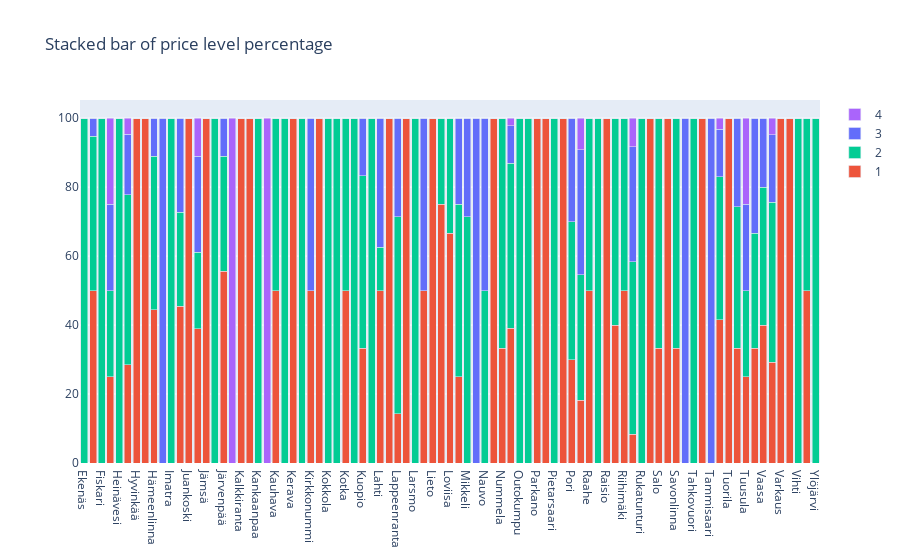

Notebook cell for this chart:
### Code cell
# fig = go.Figure(go.Bar(x=f.index, y=f[1], name=r"1", marker_color='#ED543B'))
# fig.add_trace(go.Bar(x=f.index, y=f[2], name=r"2", marker_color='#02CC94'))
# fig.add_trace(go.Bar(x=f.index, y=f[3], name=r"3", marker_color='#626DFA'))
# fig.add_trace(go.Bar(x=f.index, y=f[4], name=r"4", marker_color='#AA64FB'))

# fig.update_layout(barmode="stack", xaxis={'categoryorder':'category ascending'}, title="Stacked bar of price level percentage")
# fig.show()

### Figure 1 — Plotly figure (JSON) as saved in the notebook; plotly's stock layout.template omitted (floating-point values rounded to 4 significant figures)
{"data": [{"marker": {"color": "#ED543B"}, "name": "1", "type": "bar", "x": ["Ekenäs", "Espoo", "Fiskari", "Hanko", "Heinävesi", "Helsinki", "Hyvinkää", "Hämeenkyrö", "Hämeenlinna", "Iisalmi", "Imatra", "Joensuu", "Juankoski", "Jyväskylä", "Jämsä", "Jämsänkoski", "Järvenpää", "Kajaani", "Kalkkiranta", "Kangasala", "Kankaanpaa", "Karjaa", "Kauhava", "Kauniainen", "Kerava", "Kerma", "Kirkkonummi", "Klaukkala", "Kokkola", "Korppoo", "Kotka", "Kouvola", "Kuopio", "Kuru", "Lahti", "Laitila", "Lappeenranta", "Lappfjärd", "Larsmo", "Lempäälä", "Lieto", "Lohja", "Loviisa", "Maarianhamina", "Mikkeli", "Naantali", "Nauvo", "Nokia", "Nummela", "Oulu", "Outokumpu", "Parainen", "Parkano", "Pentinmäki", "Pietarsaari", "Pohjaslahti", "Pori", "Porvoo", "Raahe", "Raasepori", "Raisio", "Rauma", "Riihimäki", "Rovaniemi", "Rukatunturi", "Röykkä", "Salo", "Sastamala", "Savonlinna", "Seinäjoki", "Tahkovuori", "Tammela", "Tammisaari", "Tampere", "Tuorila", "Turku", "Tuusula", "Uusikaupunki", "Vaasa", "Vantaa", "Varkaus", "Vierumaki", "Vihti", "Vääksy", "Ylöjärvi"], "y": [0, 50, 0, 25, 0, 28.47, 100, 100, 44.44, 0, 0, 45.45, 100, 38.89, 100, 0, 55.56, 0, 100, 100, 0, 0, 50, 0, 100, 0, 50, 100, 0, 0, 50, 0, 33.33, 0, 50, 100, 14.29, 100, 0, 50, 100, 75, 66.67, 25, 0, 0, 0, 100, 33.33, 39.13, 0, 0, 100, 100, 0, 100, 30, 18.18, 50, 0, 100, 40, 50, 8.333, 0, 100, 33.33, 100, 33.33, 0, 0, 100, 0, 41.49, 100, 33.33, 25, 33.33, 40, 29.27, 100, 100, 0, 50, 0]}, {"marker": {"color": "#02CC94"}, "name": "2", "type": "bar", "x": ["Ekenäs", "Espoo", "Fiskari", "Hanko", "Heinävesi", "Helsinki", "Hyvinkää", "Hämeenkyrö", "Hämeenlinna", "Iisalmi", "Imatra", "Joensuu", "Juankoski", "Jyväskylä", "Jämsä", "Jämsänkoski", "Järvenpää", "Kajaani", "Kalkkiranta", "Kangasala", "Kankaanpaa", "Karjaa", "Kauhava", "Kauniainen", "Kerava", "Kerma", "Kirkkonummi", "Klaukkala", "Kokkola", "Korppoo", "Kotka", "Kouvola", "Kuopio", "Kuru", "Lahti", "Laitila", "Lappeenranta", "Lappfjärd", "Larsmo", "Lempäälä", "Lieto", "Lohja", "Loviisa", "Maarianhamina", "Mikkeli", "Naantali", "Nauvo", "Nokia", "Nummela", "Oulu", "Outokumpu", "Parainen", "Parkano", "Pentinmäki", "Pietarsaari", "Pohjaslahti", "Pori", "Porvoo", "Raahe", "Raasepori", "Raisio", "Rauma", "Riihimäki", "Rovaniemi", "Rukatunturi", "Röykkä", "Salo", "Sastamala", "Savonlinna", "Seinäjoki", "Tahkovuori", "Tammela", "Tammisaari", "Tampere", "Tuorila", "Turku", "Tuusula", "Uusikaupunki", "Vaasa", "Vantaa", "Varkaus", "Vierumaki", "Vihti", "Vääksy", "Ylöjärvi"], "y": [100, 44.74, 100, 25, 100, 49.26, 0, 0, 44.44, 0, 100, 27.27, 0, 22.22, 0, 100, 33.33, 0, 0, 0, 100, 0, 50, 100, 0, 100, 0, 0, 100, 100, 50, 100, 50, 100, 12.5, 0, 57.14, 0, 100, 0, 0, 25, 33.33, 50, 71.43, 0, 50, 0, 66.67, 47.83, 100, 100, 0, 0, 100, 0, 40, 36.36, 50, 100, 0, 60, 50, 50, 100, 0, 66.67, 0, 66.67, 0, 100, 0, 0, 41.49, 0, 41.03, 25, 33.33, 40, 46.34, 0, 0, 100, 50, 100]}, {"marker": {"color": "#626DFA"}, "name": "3", "type": "bar", "x": ["Ekenäs", "Espoo", "Fiskari", "Hanko", "Heinävesi", "Helsinki", "Hyvinkää", "Hämeenkyrö", "Hämeenlinna", "Iisalmi", "Imatra", "Joensuu", "Juankoski", "Jyväskylä", "Jämsä", "Jämsänkoski", "Järvenpää", "Kajaani", "Kalkkiranta", "Kangasala", "Kankaanpaa", "Karjaa", "Kauhava", "Kauniainen", "Kerava", "Kerma", "Kirkkonummi", "Klaukkala", "Kokkola", "Korppoo", "Kotka", "Kouvola", "Kuopio", "Kuru", "Lahti", "Laitila", "Lappeenranta", "Lappfjärd", "Larsmo", "Lempäälä", "Lieto", "Lohja", "Loviisa", "Maarianhamina", "Mikkeli", "Naantali", "Nauvo", "Nokia", "Nummela", "Oulu", "Outokumpu", "Parainen", "Parkano", "Pentinmäki", "Pietarsaari", "Pohjaslahti", "Pori", "Porvoo", "Raahe", "Raasepori", "Raisio", "Rauma", "Riihimäki", "Rovaniemi", "Rukatunturi", "Röykkä", "Salo", "Sastamala", "Savonlinna", "Seinäjoki", "Tahkovuori", "Tammela", "Tammisaari", "Tampere", "Tuorila", "Turku", "Tuusula", "Uusikaupunki", "Vaasa", "Vantaa", "Varkaus", "Vierumaki", "Vihti", "Vääksy", "Ylöjärvi"], "y": [0, 5.263, 0, 25, 0, 17.55, 0, 0, 11.11, 100, 0, 27.27, 0, 27.78, 0, 0, 11.11, 0, 0, 0, 0, 0, 0, 0, 0, 0, 50, 0, 0, 0, 0, 0, 16.67, 0, 37.5, 0, 28.57, 0, 0, 50, 0, 0, 0, 25, 28.57, 100, 50, 0, 0, 10.87, 0, 0, 0, 0, 0, 0, 30, 36.36, 0, 0, 0, 0, 0, 33.33, 0, 0, 0, 0, 0, 100, 0, 0, 100, 13.83, 0, 25.64, 25, 33.33, 20, 19.51, 0, 0, 0, 0, 0]}, {"marker": {"color": "#AA64FB"}, "name": "4", "type": "bar", "x": ["Ekenäs", "Espoo", "Fiskari", "Hanko", "Heinävesi", "Helsinki", "Hyvinkää", "Hämeenkyrö", "Hämeenlinna", "Iisalmi", "Imatra", "Joensuu", "Juankoski", "Jyväskylä", "Jämsä", "Jämsänkoski", "Järvenpää", "Kajaani", "Kalkkiranta", "Kangasala", "Kankaanpaa", "Karjaa", "Kauhava", "Kauniainen", "Kerava", "Kerma", "Kirkkonummi", "Klaukkala", "Kokkola", "Korppoo", "Kotka", "Kouvola", "Kuopio", "Kuru", "Lahti", "Laitila", "Lappeenranta", "Lappfjärd", "Larsmo", "Lempäälä", "Lieto", "Lohja", "Loviisa", "Maarianhamina", "Mikkeli", "Naantali", "Nauvo", "Nokia", "Nummela", "Oulu", "Outokumpu", "Parainen", "Parkano", "Pentinmäki", "Pietarsaari", "Pohjaslahti", "Pori", "Porvoo", "Raahe", "Raasepori", "Raisio", "Rauma", "Riihimäki", "Rovaniemi", "Rukatunturi", "Röykkä", "Salo", "Sastamala", "Savonlinna", "Seinäjoki", "Tahkovuori", "Tammela", "Tammisaari", "Tampere", "Tuorila", "Turku", "Tuusula", "Uusikaupunki", "Vaasa", "Vantaa", "Varkaus", "Vierumaki", "Vihti", "Vääksy", "Ylöjärvi"], "y": [0, 0, 0, 25, 0, 4.72, 0, 0, 0, 0, 0, 0, 0, 11.11, 0, 0, 0, 100, 0, 0, 0, 100, 0, 0, 0, 0, 0, 0, 0, 0, 0, 0, 0, 0, 0, 0, 0, 0, 0, 0, 0, 0, 0, 0, 0, 0, 0, 0, 0, 2.174, 0, 0, 0, 0, 0, 0, 0, 9.091, 0, 0, 0, 0, 0, 8.333, 0, 0, 0, 0, 0, 0, 0, 0, 0, 3.191, 0, 0, 25, 0, 0, 4.878, 0, 0, 0, 0, 0]}], "layout": {"barmode": "stack", "title": {"text": "Stacked bar of price level percentage"}, "xaxis": {"categoryorder": "category ascending"}}}
